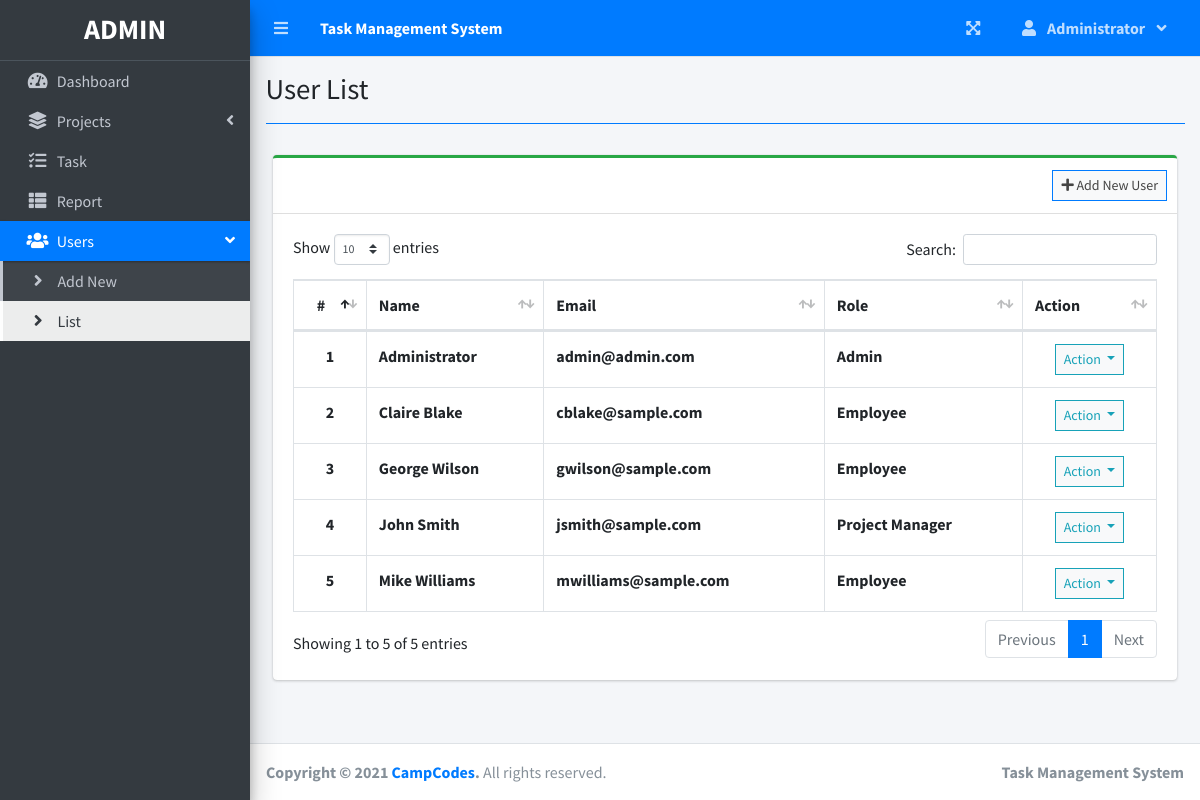
The page /index.php?page=user_list (signed in) on the database its author committed.
### tables this page shows
CREATE TABLE users (
 id int(30) NOT NULL,
 firstname varchar(200) NOT NULL,
 lastname varchar(200) NOT NULL,
 email varchar(200) NOT NULL,
 password text NOT NULL,
 type tinyint(1) NOT NULL DEFAULT 2 COMMENT '1 = admin, 2 = staff',
 date_created datetime NOT NULL DEFAULT current_timestamp()
);

### user_list.php (the view, shortened to what this page needs)
<?php include'db_connect.php' ?>
<div class="col-lg-12">
	<div class="card card-outline card-success">
		<div class="card-header">
			<div class="card-tools">
				<a class="btn btn-block btn-sm btn-default btn-flat border-primary" href="./index.php?page=new_user"><i class="fa fa-plus"></i> Add New User</a>
			</div>
		</div>
		<div class="card-body">
			<table class="table tabe-hover table-bordered" id="list">
				<thead>
					<tr>
						<th class="text-center">#</th>
						<th>Name</th>
						<th>Email</th>
						<th>Role</th>
						<th>Action</th>
					</tr>
				</thead>
				<tbody>
					<?php
					$i = 1;
					$type = array('',"Admin","Project Manager","Employee");
					$qry = $conn->query("SELECT *,concat(firstname,' ',lastname) as name FROM users order by concat(firstname,' ',lastname) asc");
					while($row= $qry->fetch_assoc()):
					?>
					<tr>
						<th class="text-center"><?php echo $i++ ?></th>
						<td><b><?php echo ucwords($row['name']) ?></b></td>
						<td><b><?php echo $row['email'] ?></b></td>
						<td><b><?php echo $type[$row['type']] ?></b></td>
						<td class="text-center">
							<button type="button" class="btn btn-default btn-sm btn-flat border-info wave-effect text-info dropdown-toggle" data-toggle="dropdown" aria-expanded="true">
		                      Action
		                    </button>
						</td>
					</tr>
				<?php endwhile; ?>
				</tbody>
			</table>
		</div>
	</div>
</div>

### index.php (shortened to what this page needs)
<!DOCTYPE html>
<html lang="en">
<?php
	include 'header.php'
?>
<body class="hold-transition sidebar-mini layout-fixed layout-navbar-fixed layout-footer-fixed">
<div class="wrapper">
  <?php include 'topbar.php' ?>
  <?php include 'sidebar.php' ?>
  <div class="content-wrapper">
    <div class="content-header">
      <div class="container-fluid">
        <div class="row mb-2">
          <div class="col-sm-6">
            <h1 class="m-0"><?php echo $title ?></h1>
          </div>
        </div>
            <hr class="border-primary">
      </div>
    </div>
    <section class="content">
      <div class="container-fluid">
         <?php
            $page = isset($_GET['page']) ? $_GET['page'] : 'home';
            if(!file_exists($page.".php")){
                include '404.html';
            }else{
            include $page.'.php';
            }
          ?>
      </div>
    </section>
  </div>
  <footer class="main-footer">
    <strong>Copyright &copy; 2021 <a href="https://www.campcodes.com/">CampCodes</a>.</strong>
    All rights reserved.
    <div class="float-right d-none d-sm-inline-block">
      <b><?php echo $_SESSION['system']['name'] ?></b>
    </div>
  </footer>
</div>
</body>
</html>

### header.php (shortened to what this page needs)
<head>
  <?php
  $title = isset($_GET['page']) ? ucwords(str_replace("_", ' ', $_GET['page'])) : "Home";
  ?>
  <link rel="stylesheet" href="assets/plugins/fontawesome-free/css/all.min.css">
  <link rel="stylesheet" href="assets/plugins/overlayScrollbars/css/OverlayScrollbars.min.css">
  <link rel="stylesheet" href="assets/plugins/datatables-bs4/css/dataTables.bootstrap4.min.css">
  <link rel="stylesheet" href="assets/plugins/datatables-responsive/css/responsive.bootstrap4.min.css">
  <link rel="stylesheet" href="assets/plugins/datatables-buttons/css/buttons.bootstrap4.min.css">
  <link rel="stylesheet" href="assets/plugins/select2/css/select2.min.css">
  <link rel="stylesheet" href="assets/plugins/select2-bootstrap4-theme/select2-bootstrap4.min.css">
  <link rel="stylesheet" href="assets/plugins/sweetalert2-theme-bootstrap-4/bootstrap-4.min.css">
  <link rel="stylesheet" href="assets/plugins/toastr/toastr.min.css">
  <link rel="stylesheet" href="assets/plugins/dropzone/min/dropzone.min.css">
  <link rel="stylesheet" href="assets/dist/css/jquery.datetimepicker.min.css">
  <link rel="stylesheet" href="assets/plugins/icheck-bootstrap/icheck-bootstrap.min.css">
  <link rel="stylesheet" href="assets/plugins/bootstrap4-toggle/css/bootstrap4-toggle.min.css">
  <link rel="stylesheet" href="assets/dist/css/adminlte.min.css">
  <link rel="stylesheet" href="assets/dist/css/styles.css">
  <link rel="stylesheet" href="assets/plugins/summernote/summernote-bs4.min.css">
</head>

### topbar.php (shortened to what this page needs)
<nav class="main-header navbar navbar-expand navbar-primary navbar-dark ">
  <ul class="navbar-nav">
    <?php if(isset($_SESSION['login_id'])): ?>
    <li class="nav-item">
      <a class="nav-link" data-widget="pushmenu" href="" role="button"><i class="fas fa-bars"></i></a>
    </li>
  <?php endif; ?>
    <li>
      <a class="nav-link text-white"  href="./" role="button"> <large><b><?php echo $_SESSION['system']['name'] ?></b></large></a>
    </li>
  </ul>
  <ul class="navbar-nav ml-auto">
    <li class="nav-item">
      <a class="nav-link" data-widget="fullscreen" href="#" role="button">
        <i class="fas fa-expand-arrows-alt"></i>
      </a>
    </li>
   <li class="nav-item dropdown">
          <a class="nav-link"  data-toggle="dropdown" aria-expanded="true" href="javascript:void(0)">
            <span>
              <div class="d-felx badge-pill">
                <span class="fa fa-user mr-2"></span>
                <span><b><?php echo ucwords($_SESSION['login_firstname']) ?></b></span>
                <span class="fa fa-angle-down ml-2"></span>
              </div>
            </span>
          </a>
    </li>
  </ul>
</nav>

### sidebar.php (shortened to what this page needs)
<aside class="main-sidebar sidebar-dark-primary elevation-4">
  <div class="dropdown">
 	<a href="./" class="brand-link">
      <?php if($_SESSION['login_type'] == 1): ?>
      <h3 class="text-center p-0 m-0"><b>ADMIN</b></h3>
      <?php else: ?>
      <h3 class="text-center p-0 m-0"><b>USER</b></h3>
      <?php endif; ?>
  </a>
  </div>
  <div class="sidebar pb-4 mb-4">
    <nav class="mt-2">
      <ul class="nav nav-pills nav-sidebar flex-column nav-flat" data-widget="treeview" role="menu" data-accordion="false">
        <li class="nav-item dropdown">
          <a href="./" class="nav-link nav-home">
            <i class="nav-icon fas fa-tachometer-alt"></i>
            <p>
              Dashboard
            </p>
          </a>
        </li>
        <li class="nav-item">
          <a href="#" class="nav-link nav-edit_project nav-view_project">
            <i class="nav-icon fas fa-layer-group"></i>
            <p>
              Projects
              <i class="right fas fa-angle-left"></i>
            </p>
          </a>
        </li>
        <li class="nav-item">
              <a href="./index.php?page=task_list" class="nav-link nav-task_list">
                <i class="fas fa-tasks nav-icon"></i>
                <p>Task</p>
              </a>
        </li>
        <?php if($_SESSION['login_type'] != 3): ?>
         <li class="nav-item">
              <a href="./index.php?page=reports" class="nav-link nav-reports">
                <i class="fas fa-th-list nav-icon"></i>
                <p>Report</p>
              </a>
        </li>
        <?php endif; ?>
        <?php if($_SESSION['login_type'] == 1): ?>
        <li class="nav-item">
          <a href="#" class="nav-link nav-edit_user">
            <i class="nav-icon fas fa-users"></i>
            <p>
              Users
              <i class="right fas fa-angle-left"></i>
            </p>
          </a>
          <ul class="nav nav-treeview">
            <li class="nav-item">
              <a href="./index.php?page=new_user" class="nav-link nav-new_user tree-item">
                <i class="fas fa-angle-right nav-icon"></i>
                <p>Add New</p>
              </a>
            </li>
            <li class="nav-item">
              <a href="./index.php?page=user_list" class="nav-link nav-user_list tree-item">
                <i class="fas fa-angle-right nav-icon"></i>
                <p>List</p>
              </a>
            </li>
          </ul>
        </li>
      <?php endif; ?>
      </ul>
    </nav>
  </div>
</aside>

### rows shown on the page
users: name "Administrator", email "admin@admin.com", type "Admin"
users: name "Claire Blake", email "cblake@sample.com", type "Employee"
users: name "George Wilson", email "gwilson@sample.com", type "Employee"
users: name "John Smith", email "jsmith@sample.com", type "Project Manager"
users: name "Mike Williams", email "mwilliams@sample.com", type "Employee"

### other values the page prints
$_SESSION['system']['name'] "Task Management System"
$_SESSION['login_firstname'] "Administrator"
$title "User List"
